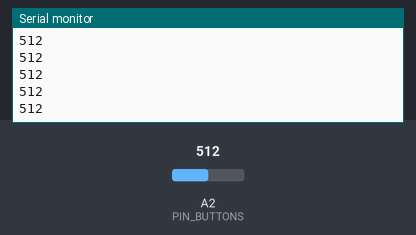
Recording of a sketch running on a simulated Arduino Pro Mini, built with avr-gcc and run on an emulated ATmega328P. Parts: the last lines printed to the serial monitor. Inputs (shaded band) come from the test bench; at power-on: A2 (PIN_BUTTONS) = 512.

Above: at 1.2 s.
1.3 s: A2 (PIN_BUTTONS) set to 716
At 1.32 s:
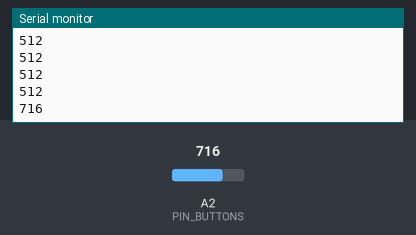
2.8 s: A2 (PIN_BUTTONS) set to 900
At 2.83 s:
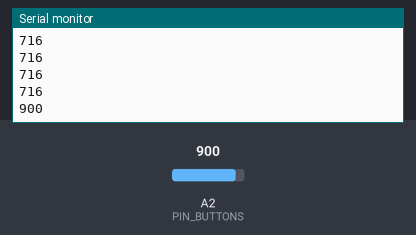
Timing chart, 0 to 5.8 s (numbered marks = the images above; inputs shaded):
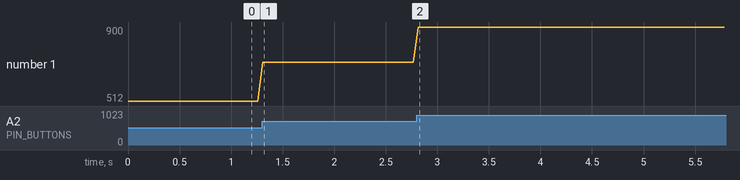

The sketch:

calibrate.ino
```cpp
// (licence header left out)
constexpr auto PIN_BUTTONS = A2;

void setup() {
    pinMode(PIN_BUTTONS, INPUT);
    Serial.begin(9600);
}

void loop() {
    Serial.println(analogRead(PIN_BUTTONS));
    delay(50);
}
```

Measured:
- after the input at 1.3 s, the serial monitor: prints a new line at once (image 1)
- after the input at 2.8 s, the serial monitor: prints a new line at once (image 2)
- plotted number 1: 512 → 716 after the input at 1.3 s, 716 → 900 after the input at 2.8 s
